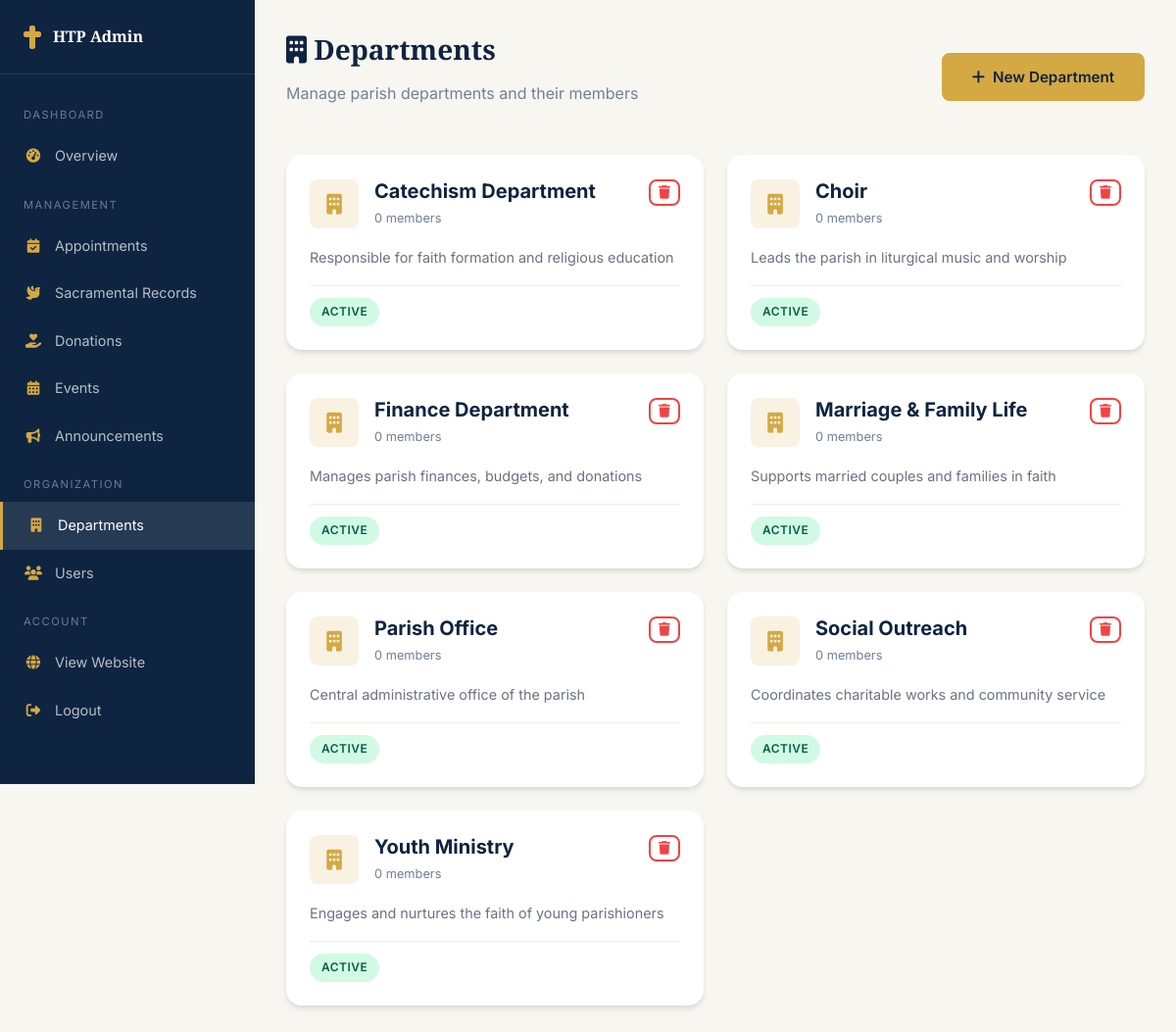
Before: /admin/departments.php (signed in) with the older database file.
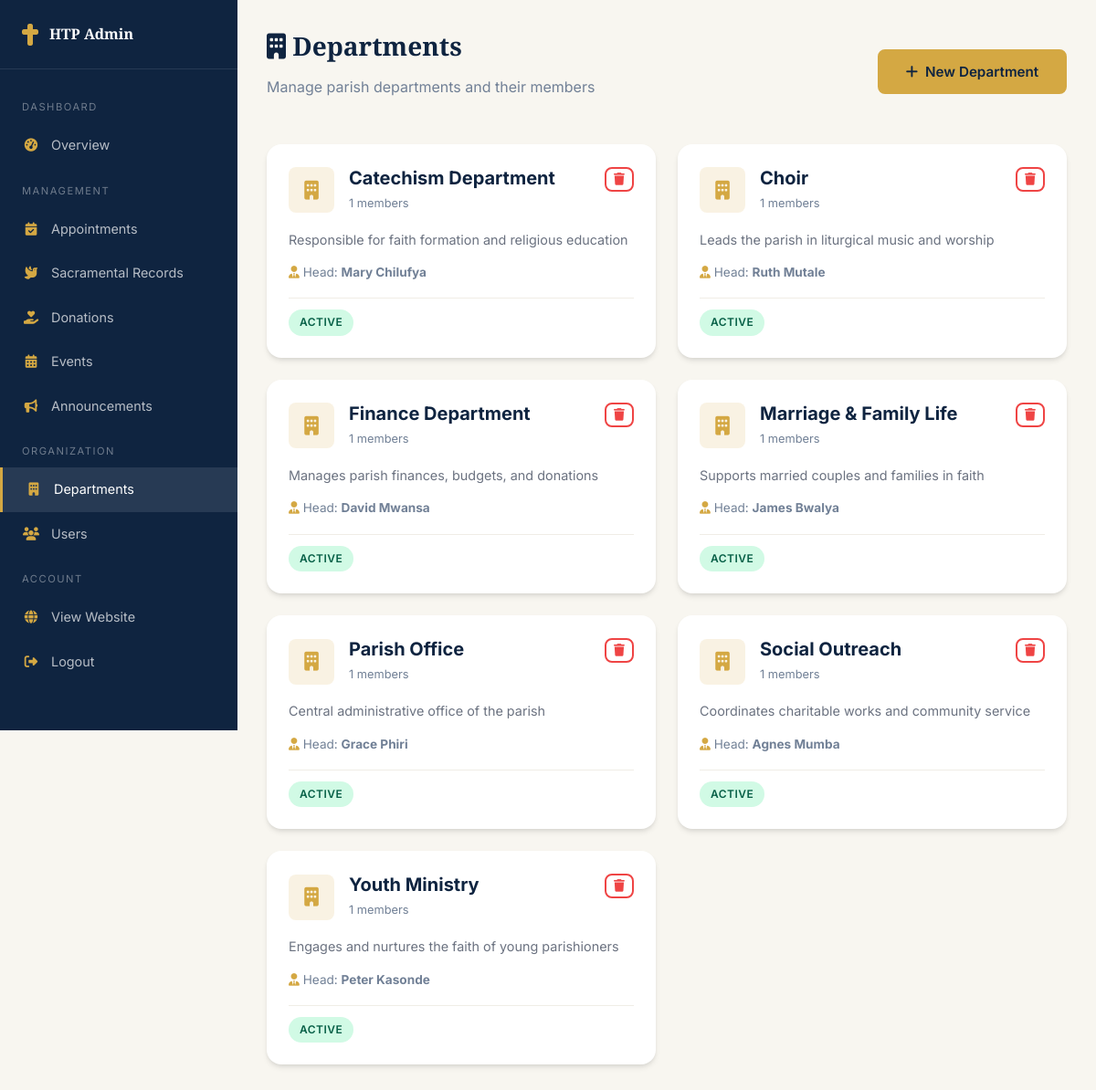
After: the same page with the newer database file.
### tables this page shows
CREATE TABLE departments (
    id INT AUTO_INCREMENT PRIMARY KEY,
    name VARCHAR(150) NOT NULL,
    slug VARCHAR(150) UNIQUE NOT NULL,
    description TEXT,
    head_user_id INT,
    email VARCHAR(255),
    phone VARCHAR(20),
    is_active TINYINT(1) DEFAULT 1,
    created_at TIMESTAMP DEFAULT CURRENT_TIMESTAMP,
    updated_at TIMESTAMP DEFAULT CURRENT_TIMESTAMP ON UPDATE CURRENT_TIMESTAMP,
    FOREIGN KEY (head_user_id) REFERENCES users(id) ON DELETE SET NULL
);

CREATE TABLE users (
    id INT AUTO_INCREMENT PRIMARY KEY,
    first_name VARCHAR(100) NOT NULL,
    last_name VARCHAR(100) NOT NULL,
    email VARCHAR(255) UNIQUE NOT NULL,
    phone VARCHAR(20),
    password_hash VARCHAR(255) NOT NULL,
    role ENUM('parishioner','priest','department_head','admin','super_admin') DEFAULT 'parishioner',
    profile_photo VARCHAR(255) DEFAULT NULL,
    date_of_birth DATE,
    gender ENUM('male','female','other'),
    address TEXT,
    emergency_contact VARCHAR(255),
    is_active TINYINT(1) DEFAULT 1,
    email_verified TINYINT(1) DEFAULT 0,
    verification_token VARCHAR(255),
    reset_token VARCHAR(255),
    reset_token_expiry DATETIME,
    last_login DATETIME,
    created_at TIMESTAMP DEFAULT CURRENT_TIMESTAMP,
    updated_at TIMESTAMP DEFAULT CURRENT_TIMESTAMP ON UPDATE CURRENT_TIMESTAMP
);

### config/database.php (called while the page is built, shortened)
<?php
class Database {
    private static $instance = null;
    private $connection;
    private function __construct() {
        try {
            $dsn = "mysql:host=" . DB_HOST . ";dbname=" . DB_NAME . ";charset=" . DB_CHARSET;
            $this->connection = new PDO($dsn, DB_USER, DB_PASS, [
                PDO::ATTR_ERRMODE => PDO::ERRMODE_EXCEPTION,
                PDO::ATTR_DEFAULT_FETCH_MODE => PDO::FETCH_ASSOC,
                PDO::ATTR_EMULATE_PREPARES => false,
            ]);
        } catch (PDOException $e) {
            error_log("Database connection failed: " . $e->getMessage());
            die("Database connection failed. Please try again later.");
        }
    }
    public static function getInstance() {
        if (self::$instance === null) {
            self::$instance = new self();
        }
        return self::$instance;
    }
    public function query($sql, $params = []) {
        $stmt = $this->connection->prepare($sql);
        $stmt->execute($params);
        return $stmt;
    }
    public function fetchAll($sql, $params = []) {
        return $this->query($sql, $params)->fetchAll();
    }
}

### config/app.php (called while the page is built, shortened)
<?php
require_once APP_ROOT . '/config/database.php';
function sanitize($input) {
    return htmlspecialchars(trim($input), ENT_QUOTES, 'UTF-8');
}

### admin/departments.php (the view, shortened to what this page needs)
<?php
require_once __DIR__ . '/../config/app.php';
$db = Database::getInstance();
$departments = $db->fetchAll(
    "SELECT d.*, u.first_name as head_first, u.last_name as head_last,
     (SELECT COUNT(*) FROM department_members WHERE department_id = d.id) as member_count
     FROM departments d LEFT JOIN users u ON d.head_user_id = u.id ORDER BY d.name"
);
?>
<!DOCTYPE html>
<html lang="en">
<head>
    <link rel="stylesheet" href="https://cdnjs.cloudflare.com/ajax/libs/font-awesome/6.5.1/css/all.min.css">
    <link rel="stylesheet" href="/holy-trinity/assets/css/style.css">
</head>
<body>
    <div class="dashboard-layout">
        <aside class="sidebar">
            <div class="sidebar-brand"><i class="fas fa-cross"></i><span>HTP Admin</span></div>
            <nav class="sidebar-menu">
                <div class="sidebar-section">Dashboard</div>
                <a href="/holy-trinity/admin/dashboard.php"><i class="fas fa-tachometer-alt"></i> Overview</a>
                <div class="sidebar-section">Management</div>
                <a href="/holy-trinity/admin/appointments.php"><i class="fas fa-calendar-check"></i> Appointments</a>
                <a href="/holy-trinity/admin/sacraments.php"><i class="fas fa-dove"></i> Sacramental Records</a>
                <a href="/holy-trinity/admin/donations.php"><i class="fas fa-hand-holding-heart"></i> Donations</a>
                <a href="/holy-trinity/admin/events.php"><i class="fas fa-calendar-alt"></i> Events</a>
                <a href="/holy-trinity/admin/announcements.php"><i class="fas fa-bullhorn"></i> Announcements</a>
                <div class="sidebar-section">Organization</div>
                <a href="/holy-trinity/admin/departments.php" class="active"><i class="fas fa-building"></i> Departments</a>
                <a href="/holy-trinity/admin/users.php"><i class="fas fa-users"></i> Users</a>
                <div class="sidebar-section">Account</div>
                <a href="/holy-trinity/index.php"><i class="fas fa-globe"></i> View Website</a>
                <a href="/holy-trinity/auth/logout.php"><i class="fas fa-sign-out-alt"></i> Logout</a>
            </nav>
        </aside>
        <div class="dashboard-main">
            <div class="dashboard-header">
                <div>
                    <h1><i class="fas fa-building"></i> Departments</h1>
                    <p class="text-muted">Manage parish departments and their members</p>
                </div>
                <button onclick="openModal('newDeptModal')" class="btn btn-primary"><i class="fas fa-plus"></i> New Department</button>
            </div>
            <div style="display:grid; grid-template-columns:repeat(auto-fit, minmax(320px, 1fr)); gap:1.5rem;">
                <?php foreach ($departments as $dept): ?>
                <div class="card">
                    <div class="card-body" style="padding:1.5rem;">
                        <div style="display:flex; justify-content:space-between; align-items:flex-start;">
                            <div style="display:flex; align-items:center; gap:1rem; margin-bottom:1rem;">
                                <div style="width:50px; height:50px; border-radius:var(--radius); background:rgba(212,168,67,0.15); display:flex; align-items:center; justify-content:center;">
                                    <i class="fas fa-building" style="font-size:1.3rem; color:var(--gold);"></i>
                                </div>
                                <div>
                                    <h4 style="margin-bottom:0; font-family:var(--font-body);"><?= sanitize($dept['name']) ?></h4>
                                    <span class="text-muted" style="font-size:0.8rem;"><?= $dept['member_count'] ?> members</span>
                                </div>
                            </div>
                            <form method="POST" onsubmit="return confirm('Delete this department?')">
                                <button class="btn btn-sm btn-outline" style="color:var(--error); border-color:var(--error); padding:0.3rem 0.5rem;"><i class="fas fa-trash"></i></button>
                            </form>
                        </div>
                        <p style="font-size:0.9rem; color:var(--gray); margin-bottom:0.75rem;"><?= sanitize(substr($dept['description'] ?? '', 0, 100)) ?></p>
                        <?php if ($dept['head_first']): ?>
                            <div style="font-size:0.85rem; color:var(--text-light);"><i class="fas fa-user-tie" style="color:var(--gold);"></i> Head: <strong><?= sanitize($dept['head_first'] . ' ' . $dept['head_last']) ?></strong></div>
                        <?php endif; ?>
                        <div style="display:flex; justify-content:space-between; align-items:center; margin-top:1rem; padding-top:0.75rem; border-top:1px solid var(--light-gray);">
                            <span class="badge badge-<?= $dept['is_active'] ? 'success' : 'error' ?>"><?= $dept['is_active'] ? 'Active' : 'Inactive' ?></span>
                        </div>
                    </div>
                </div>
                <?php endforeach; ?>
            </div>
        </div>
    </div>
</body>
</html>

### assets/css/style.css (style rules this page uses)
:root { --primary: #1a3a5c; --primary-dark: #0f2440; --primary-light: #2a5a8c; --secondary: #c9a84c; --secondary-light: #e0c76e; --accent: #8b1a1a; --accent-light: #b22222; --gold: #d4a843; --gold-light: #f0d68a; --white: #ffffff; --off-white: #f8f6f0; --light-gray: #f0ede6; --gray: #6b7280; --dark-gray: #374151; --dark: #1f2937; --text: #2d3748; --text-light: #718096; --success: #10b981; --warning: #f59e0b; --error: #ef4444; --info: #3b82f6; --shadow: 0 4px 6px -1px rgba(0,0,0,0.1), 0 2px 4px -1px rgba(0,0,0,0.06); --shadow-lg: 0 10px 25px -5px rgba(0,0,0,0.15), 0 8px 10px -6px rgba(0,0,0,0.1); --shadow-xl: 0 20px 40px -10px rgba(0,0,0,0.2); --radius: 8px; --radius-lg: 16px; --transition: all 0.3s ease; --font-heading: 'Cinzel', serif; --font-body: 'Inter', sans-serif; }
*, *::before, *::after { margin: 0; padding: 0; box-sizing: border-box; }
html { scroll-behavior: smooth; font-size: 16px; }
body { font-family: var(--font-body); color: var(--text); line-height: 1.7; background: var(--off-white); overflow-x: hidden; }
a { text-decoration: none; color: inherit; transition: var(--transition); }
h1, h2, h3, h4, h5, h6 { font-family: var(--font-heading); color: var(--primary-dark); line-height: 1.3; margin-bottom: 0.5em; }
h1 { font-size: 2.5rem; }
h4 { font-size: 1.25rem; }
p { margin-bottom: 1rem; }
.btn { display: inline-flex; align-items: center; gap: 0.5rem; padding: 0.8rem 1.8rem; font-family: var(--font-body); font-size: 0.95rem; font-weight: 600; border: 2px solid transparent; border-radius: var(--radius); cursor: pointer; transition: var(--transition); text-align: center; white-space: nowrap; }
.btn-primary { background: var(--gold); color: var(--primary-dark); border-color: var(--gold); }
.btn-outline { background: transparent; color: var(--primary); border-color: var(--primary); }
.btn-sm { padding: 0.5rem 1.2rem; font-size: 0.85rem; }
.card { background: var(--white); border-radius: var(--radius-lg); box-shadow: var(--shadow); overflow: hidden; transition: var(--transition); }
.card-body { padding: 1.5rem; }
.badge { display: inline-flex; align-items: center; padding: 0.25rem 0.75rem; font-size: 0.75rem; font-weight: 600; border-radius: 50px; text-transform: uppercase; letter-spacing: 0.5px; }
.badge-success { background: #d1fae5; color: #065f46; }
.dashboard-layout { display: grid; grid-template-columns: 260px 1fr; min-height: 100vh; }
.sidebar { background: var(--primary-dark); color: var(--white); padding: 1.5rem 0; position: sticky; top: 0; height: 100vh; overflow-y: auto; }
.sidebar-brand { padding: 0 1.5rem 1.5rem; border-bottom: 1px solid rgba(255,255,255,0.1); margin-bottom: 1rem; display: flex; align-items: center; gap: 0.75rem; }
.sidebar-brand i { font-size: 1.5rem; color: var(--gold); }
.sidebar-brand span { font-family: var(--font-heading); font-size: 1rem; font-weight: 600; }
.sidebar-menu a { display: flex; align-items: center; gap: 0.75rem; padding: 0.75rem 1.5rem; color: rgba(255,255,255,0.7); font-size: 0.9rem; transition: var(--transition); }
.sidebar-menu a:hover, .sidebar-menu a.active { background: rgba(255,255,255,0.1); color: var(--white); border-left: 3px solid var(--gold); }
.sidebar-menu a i { width: 20px; text-align: center; color: var(--gold); }
.sidebar-section { padding: 1rem 1.5rem 0.5rem; font-size: 0.7rem; text-transform: uppercase; letter-spacing: 1.5px; color: rgba(255,255,255,0.4); }
.dashboard-main { padding: 2rem; background: var(--off-white); }
.dashboard-header { display: flex; justify-content: space-between; align-items: center; margin-bottom: 2rem; }
.dashboard-header h1 { font-size: 1.75rem; }
.text-muted { color: var(--text-light); }

Changed rows visible on the page:
changed departments "Catechism Department": member_count "0" → "1"; head_user.last_name (not shown) → "Mary Chilufya"
changed departments "Choir": member_count "0" → "1"; head_user.last_name (not shown) → "Ruth Mutale"
changed departments "Finance Department": member_count "0" → "1"; head_user.last_name (not shown) → "David Mwansa"
changed departments "Marriage & Family Life": member_count "0" → "1"; head_user.last_name (not shown) → "James Bwalya"
changed departments "Parish Office": member_count "0" → "1"; head_user.last_name (not shown) → "Grace Phiri"
changed departments "Social Outreach": member_count "0" → "1"; head_user.last_name (not shown) → "Agnes Mumba"
changed departments "Youth Ministry": member_count "0" → "1"; head_user.last_name (not shown) → "Peter Kasonde"
